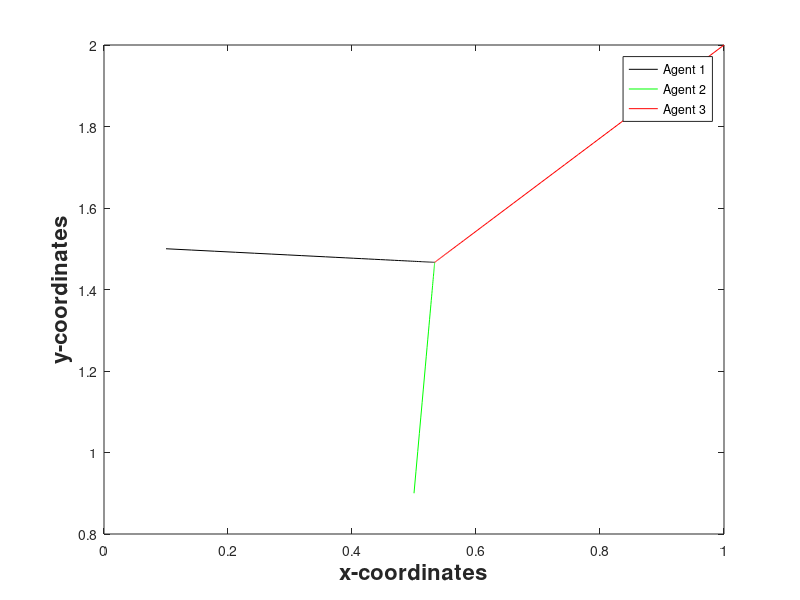

The MATLAB script that drew this image:
% Nearest neighbor consensus for a 3-agent unweighted network

x0 = [0.1 0.5 1]';
y0 = [1.5 0.9 2]';
Dp = diag([2 2 2]);
Ap = [0 1 1;1 0 1;1 1 0];
Lp = Dp-Ap;
t = 0:0.1:10;
Fp = inv(eye(3)+Dp)*(Ap+eye(3));
[t,x] = ode45(@(t,x) (Fp-eye(3))*x,t, x0); 
[t,y] = ode45(@(t,y) (Fp-eye(3))*y,t, y0); 
figure(1)
plot(x(:,1),y(:,1),'k')
hold on;
plot(x(:,2),y(:,2),'g')
hold on;
plot(x(:,3),y(:,3),'r')
xlabel('x-coordinates','fontweight','bold','fontsize',16);
ylabel('y-coordinates','fontweight','bold','fontsize',16);
legend('Agent 1','Agent 2','Agent 3')

% Model in (26)

[t,x] = ode45(@(t,x) -Lp*x,t, x0); 
[t,y] = ode45(@(t,y) -Lp*y,t, y0);
